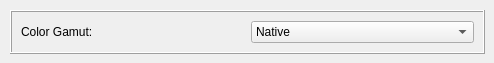
              <widget class="QWidget" name="tab_50">
               <attribute name="title">
                <string>Color Setting 2</string>
               </attribute>
               <widget class="QFrame" name="frame_Image_Setting_Color_Setting_Color_Temperature_2_Golot_Gamult">
                <property name="geometry">
                 <rect>
                  <x>10</x>
                  <y>10</y>
                  <width>475</width>
                  <height>44</height>
                 </rect>
                </property>
                <property name="sizePolicy">
                 <sizepolicy hsizetype="Preferred" vsizetype="Fixed">
                  <horstretch>0</horstretch>
                  <verstretch>0</verstretch>
                 </sizepolicy>
                </property>
                <property name="frameShape">
                 <enum>QFrame::Box</enum>
                </property>
                <property name="frameShadow">
                 <enum>QFrame::Raised</enum>
                </property>
                <layout class="QHBoxLayout" name="horizontalLayout_190">
                 <item>
                  <widget class="QLabel" name="label_Image_Setting_Color_Setting_Color_Temperature_2">
                   <property name="text">
                    <string>Color Gamut:</string>
                   </property>
                  </widget>
                 </item>
                 <item>
                  <widget class="QComboBox" name="comboBox_Image_Setting_Color_Setting_Color_Temperature_2_Golot_Gamult">
                   <item>
                    <property name="text">
                     <string>Native</string>
                    </property>
                   </item>
                   <item>
                    <property name="text">
                     <string>REC2020</string>
                    </property>
                   </item>
                   <item>
                    <property name="text">
                     <string>ADOBE</string>
                    </property>
                   </item>
                   <item>
                    <property name="text">
                     <string>DLP-C</string>
                    </property>
                   </item>
                   <item>
                    <property name="text">
                     <string>HDTV</string>
                    </property>
                   </item>
                   <item>
                    <property name="text">
                     <string>EBU</string>
                    </property>
                   </item>
                   <item>
                    <property name="text">
                     <string>SMPTE-C</string>
                    </property>
                   </item>
                   <item>
                    <property name="text">
                     <string>D83</string>
                    </property>
                   </item>
                   <item>
                    <property name="text">
                     <string>Presentation</string>
                    </property>
                   </item>
                   <item>
                    <property name="text">
                     <string>Cinema</string>
                    </property>
                   </item>
                   <item>
                    <property name="text">
                     <string>Game</string>
                    </property>
                   </item>
                  </widget>
                 </item>
                </layout>
               </widget>
              </widget>
